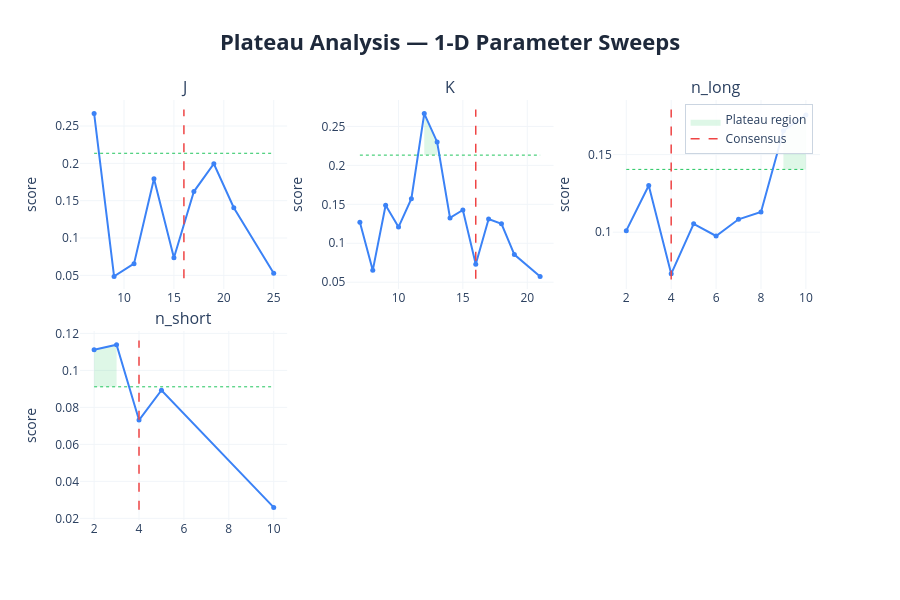

Source (notebook cell):
### Code cell
# ── plateau sweep charts ──────────────────────────────────────────────────────
plot_plateau_analysis(
    sweep_results    = sweep_results,
    consensus_params = results['consensus_params'],
    param_defs       = PARAM_DEFS,
    fixed_params     = FIXED_PARAMS,
    threshold        = 0.20,
    show             = False,
    save_html        = None,
)

### Figure 1 — Plotly figure (JSON) as saved in the notebook; plotly's stock layout.template omitted (floating-point values rounded to 4 significant figures)
{"data": [{"fill": "toself", "fillcolor": "rgba(34, 197, 94, 0.15)", "hoverinfo": "skip", "line": {"color": "rgba(0,0,0,0)"}, "name": "Plateau region", "showlegend": true, "type": "scatter", "x": [7, 7], "xaxis": "x", "y": [0.2669, 0.2135], "yaxis": "y"}, {"hoverinfo": "skip", "line": {"color": "#22c55e", "dash": "dot", "width": 1}, "mode": "lines", "showlegend": false, "type": "scatter", "x": [7, 25], "xaxis": "x", "y": [0.2135, 0.2135], "yaxis": "y"}, {"hovertemplate": "<b>J</b><br>Value: %{x:.4g}<br>Score: %{y:.4f}<br><extra></extra>", "line": {"color": "#3b82f6", "width": 2}, "marker": {"size": 5}, "mode": "lines+markers", "name": "J", "showlegend": false, "type": "scatter", "x": [7, 9, 11, 13, 15, 17, 19, 21, 25], "xaxis": "x", "y": [0.2669, 0.04857, 0.06567, 0.1794, 0.07358, 0.1622, 0.1995, 0.1405, 0.05273], "yaxis": "y"}, {"hoverinfo": "skip", "line": {"color": "#ef4444", "dash": "dash", "width": 1.5}, "mode": "lines", "name": "Consensus", "showlegend": true, "type": "scatter", "x": [16, 16], "xaxis": "x", "y": [0.04614, 0.2722], "yaxis": "y"}, {"fill": "toself", "fillcolor": "rgba(34, 197, 94, 0.15)", "hoverinfo": "skip", "line": {"color": "rgba(0,0,0,0)"}, "name": "Plateau region", "showlegend": false, "type": "scatter", "x": [12, 13, 13, 12], "xaxis": "x2", "y": [0.2665, 0.2301, 0.2132, 0.2132], "yaxis": "y2"}, {"hoverinfo": "skip", "line": {"color": "#22c55e", "dash": "dot", "width": 1}, "mode": "lines", "showlegend": false, "type": "scatter", "x": [7, 21], "xaxis": "x2", "y": [0.2132, 0.2132], "yaxis": "y2"}, {"hovertemplate": "<b>K</b><br>Value: %{x:.4g}<br>Score: %{y:.4f}<br><extra></extra>", "line": {"color": "#3b82f6", "width": 2}, "marker": {"size": 5}, "mode": "lines+markers", "name": "K", "showlegend": false, "type": "scatter", "x": [7, 8, 9, 10, 11, 12, 13, 14, 15, 16, 17, 18, 19, 21], "xaxis": "x2", "y": [0.1271, 0.06525, 0.1488, 0.1208, 0.1572, 0.2665, 0.2301, 0.1325, 0.1427, 0.07316, 0.1312, 0.125, 0.08554, 0.05744], "yaxis": "y2"}, {"hoverinfo": "skip", "line": {"color": "#ef4444", "dash": "dash", "width": 1.5}, "mode": "lines", "name": "Consensus", "showlegend": false, "type": "scatter", "x": [16, 16], "xaxis": "x2", "y": [0.05457, 0.2718], "yaxis": "y2"}, {"fill": "toself", "fillcolor": "rgba(34, 197, 94, 0.15)", "hoverinfo": "skip", "line": {"color": "rgba(0,0,0,0)"}, "name": "Plateau region", "showlegend": false, "type": "scatter", "x": [9, 10, 10, 9], "xaxis": "x3", "y": [0.1653, 0.1756, 0.1405, 0.1405], "yaxis": "y3"}, {"hoverinfo": "skip", "line": {"color": "#22c55e", "dash": "dot", "width": 1}, "mode": "lines", "showlegend": false, "type": "scatter", "x": [2, 10], "xaxis": "x3", "y": [0.1405, 0.1405], "yaxis": "y3"}, {"hovertemplate": "<b>n_long</b><br>Value: %{x:.4g}<br>Score: %{y:.4f}<br><extra></extra>", "line": {"color": "#3b82f6", "width": 2}, "marker": {"size": 5}, "mode": "lines+markers", "name": "n_long", "showlegend": false, "type": "scatter", "x": [2, 3, 4, 5, 6, 7, 8, 9, 10], "xaxis": "x3", "y": [0.101, 0.1301, 0.07316, 0.1054, 0.09759, 0.1083, 0.1131, 0.1653, 0.1756], "yaxis": "y3"}, {"hoverinfo": "skip", "line": {"color": "#ef4444", "dash": "dash", "width": 1.5}, "mode": "lines", "name": "Consensus", "showlegend": false, "type": "scatter", "x": [4, 4], "xaxis": "x3", "y": [0.0695, 0.1791], "yaxis": "y3"}, {"fill": "toself", "fillcolor": "rgba(34, 197, 94, 0.15)", "hoverinfo": "skip", "line": {"color": "rgba(0,0,0,0)"}, "name": "Plateau region", "showlegend": false, "type": "scatter", "x": [2, 3, 3, 2], "xaxis": "x4", "y": [0.1111, 0.1139, 0.09112, 0.09112], "yaxis": "y4"}, {"hoverinfo": "skip", "line": {"color": "#22c55e", "dash": "dot", "width": 1}, "mode": "lines", "showlegend": false, "type": "scatter", "x": [2, 10], "xaxis": "x4", "y": [0.09112, 0.09112], "yaxis": "y4"}, {"hovertemplate": "<b>n_short</b><br>Value: %{x:.4g}<br>Score: %{y:.4f}<br><extra></extra>", "line": {"color": "#3b82f6", "width": 2}, "marker": {"size": 5}, "mode": "lines+markers", "name": "n_short", "showlegend": false, "type": "scatter", "x": [2, 3, 4, 5, 10], "xaxis": "x4", "y": [0.1111, 0.1139, 0.07316, 0.08925, 0.0259], "yaxis": "y4"}, {"hoverinfo": "skip", "line": {"color": "#ef4444", "dash": "dash", "width": 1.5}, "mode": "lines", "name": "Consensus", "showlegend": false, "type": "scatter", "x": [4, 4], "xaxis": "x4", "y": [0.02461, 0.1162], "yaxis": "y4"}], "layout": {"annotations": [{"font": {"size": 16}, "showarrow": false, "text": "J", "x": 0.14, "xanchor": "center", "xref": "paper", "y": 1, "yanchor": "bottom", "yref": "paper"}, {"font": {"size": 16}, "showarrow": false, "text": "K", "x": 0.5, "xanchor": "center", "xref": "paper", "y": 1, "yanchor": "bottom", "yref": "paper"}, {"font": {"size": 16}, "showarrow": false, "text": "n_long", "x": 0.86, "xanchor": "center", "xref": "paper", "y": 1, "yanchor": "bottom", "yref": "paper"}, {"font": {"size": 16}, "showarrow": false, "text": "n_short", "x": 0.14, "xanchor": "center", "xref": "paper", "y": 0.45, "yanchor": "bottom", "yref": "paper"}], "height": 600, "legend": {"bgcolor": "rgba(255, 255, 255, 0.9)", "bordercolor": "#cbd5e1", "borderwidth": 1, "x": 0.99, "xanchor": "right", "y": 0.99, "yanchor": "top"}, "title": {"font": {"color": "#1E293B", "size": 22}, "text": "<b>Plateau Analysis — 1-D Parameter Sweeps</b>", "x": 0.5, "xanchor": "center"}, "xaxis": {"anchor": "y", "domain": [0, 0.28], "gridcolor": "#f1f5f9", "gridwidth": 1, "showgrid": true}, "xaxis2": {"anchor": "y2", "domain": [0.36, 0.64], "gridcolor": "#f1f5f9", "gridwidth": 1, "showgrid": true}, "xaxis3": {"anchor": "y3", "domain": [0.72, 1], "gridcolor": "#f1f5f9", "gridwidth": 1, "showgrid": true}, "xaxis4": {"anchor": "y4", "domain": [0, 0.28], "gridcolor": "#f1f5f9", "gridwidth": 1, "showgrid": true}, "xaxis5": {"anchor": "y5", "domain": [0.36, 0.64], "gridcolor": "#f1f5f9", "gridwidth": 1, "showgrid": true}, "xaxis6": {"anchor": "y6", "domain": [0.72, 1], "gridcolor": "#f1f5f9", "gridwidth": 1, "showgrid": true}, "yaxis": {"anchor": "x", "domain": [0.55, 1], "gridcolor": "#f1f5f9", "gridwidth": 1, "showgrid": true, "title": {"text": "score"}}, "yaxis2": {"anchor": "x2", "domain": [0.55, 1], "gridcolor": "#f1f5f9", "gridwidth": 1, "showgrid": true, "title": {"text": "score"}}, "yaxis3": {"anchor": "x3", "domain": [0.55, 1], "gridcolor": "#f1f5f9", "gridwidth": 1, "showgrid": true, "title": {"text": "score"}}, "yaxis4": {"anchor": "x4", "domain": [0, 0.45], "gridcolor": "#f1f5f9", "gridwidth": 1, "showgrid": true, "title": {"text": "score"}}, "yaxis5": {"anchor": "x5", "domain": [0, 0.45], "gridcolor": "#f1f5f9", "gridwidth": 1, "showgrid": true, "title": {"text": "score"}}, "yaxis6": {"anchor": "x6", "domain": [0, 0.45], "gridcolor": "#f1f5f9", "gridwidth": 1, "showgrid": true, "title": {"text": "score"}}}}
